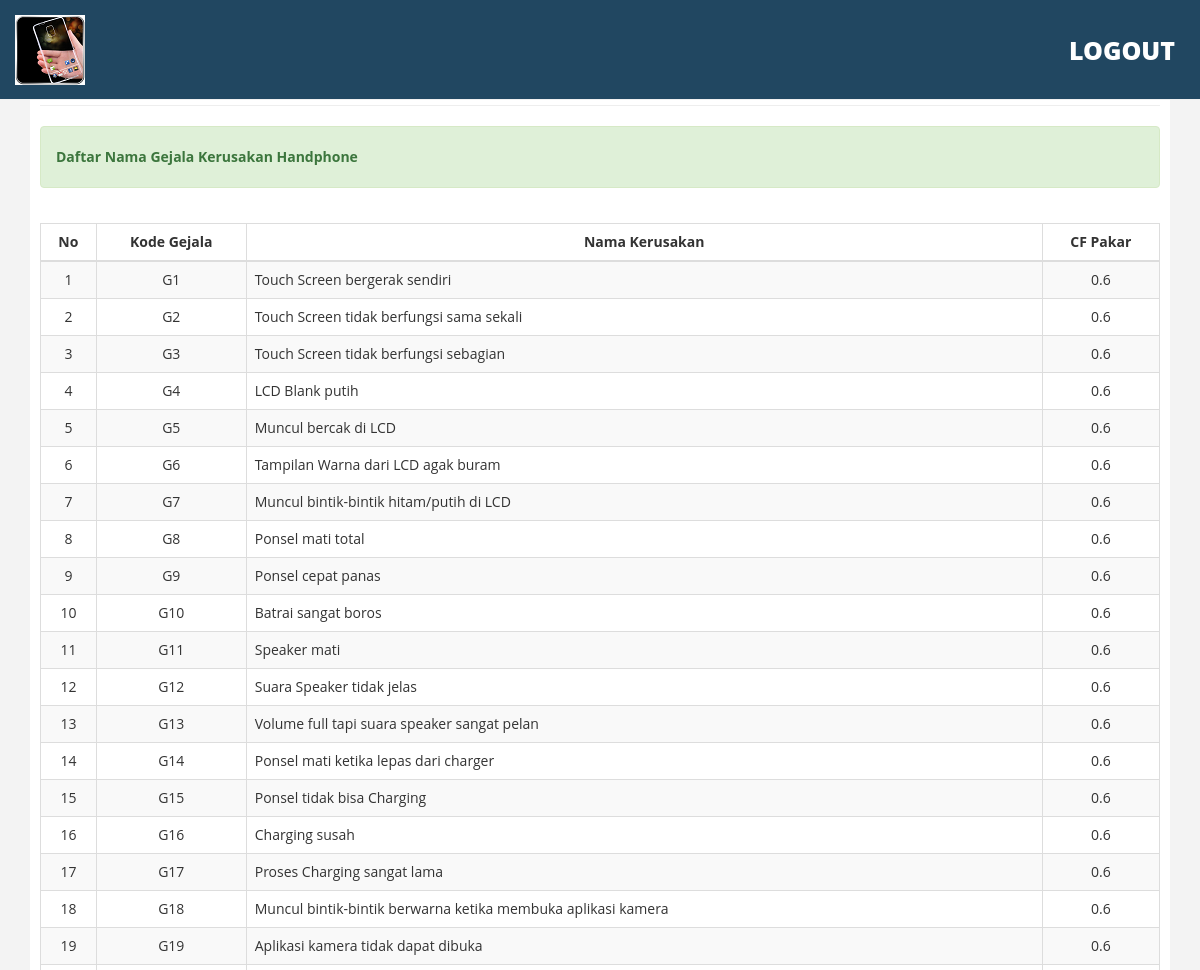
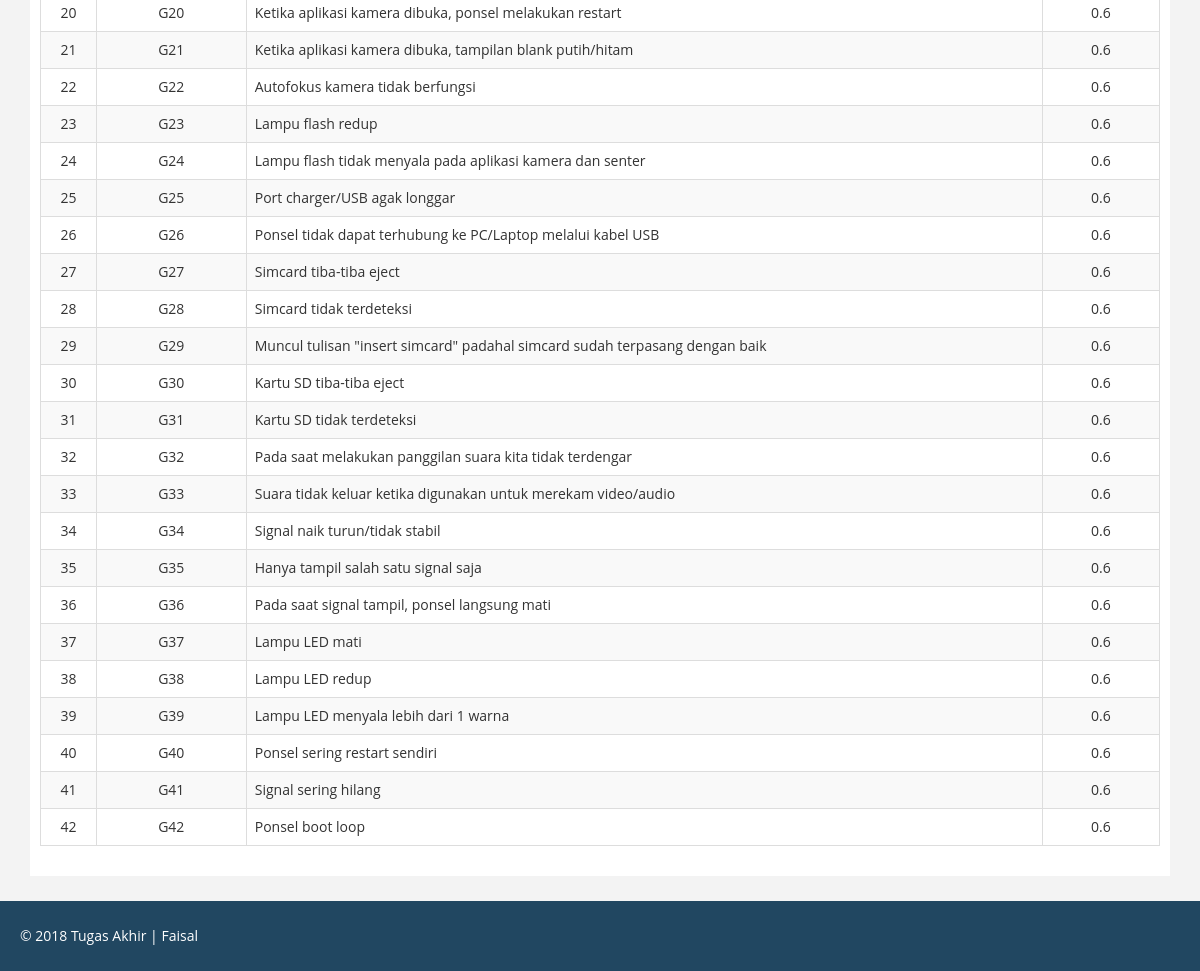
Page /index.php/admin_controller/lihat_gejala on the committed database (2 pictures, top to bottom).
### tables this page shows
CREATE TABLE IF NOT EXISTS `gejala_kerusakan` (
  `id` int(11) NOT NULL AUTO_INCREMENT,
  `nama` varchar(200) NOT NULL,
  `cf` double NOT NULL,
  `kode` varchar(5) NOT NULL,
  PRIMARY KEY (`id`),
  UNIQUE KEY `kode` (`kode`)
);

### application/controllers/Admin_controller.php (called while the page is built, shortened)
<?php
class Admin_controller extends CI_Controller
{
    function __construct()
    {
        $this->load->model('Admin_model');
    }
    function lihat_gejala()
    {
        $data['gejala'] = $this->Admin_model->lihatGejalaKerusakan();
        $data['footer'] = $this->load->view("admin/footer.php", '', TRUE);
        $data['header'] = $this->load->view("admin/header.php", '', TRUE);
        $this->load->view('admin/lihat_gejala', $data);
    }
}

### index.php (called while the page is built, shortened)
<?php
require_once BASEPATH.'core/CodeIgniter.php';

### application/models/Admin_model.php (called while the page is built, shortened)
<?php
class Admin_model extends CI_Model
{
    function lihatGejalaKerusakan()
    {
       $sql = "select * from gejala_kerusakan order by cast(replace(kode, 'G', '') as unsigned) asc";
       $query  = $this->db->query($sql);
        return $query->result_array();
    }
}

### application/views/admin/lihat_gejala.php (the view, shortened to what this page needs)
<!DOCTYPE html>
<html xmlns="http://www.w3.org/1999/xhtml">
<head>
	<link href="<?php echo base_url("assets/admin"); ?>/css/bootstrap.css" rel="stylesheet" />
	<link href="<?php echo base_url("assets/admin"); ?>/css/font-awesome.css" rel="stylesheet" />
	<link href="<?php echo base_url("assets/admin"); ?>/css/custom.css" rel="stylesheet" />
</head>
<body>
	<div id="wrapper">
		<?php echo $header;?>
		<div id="page-wrapper" >
			<div class="container">
				<div id="page-inner">
					<hr />
					<div class="row">
						<div class="col-lg-12">
							<div class="alert alert-success">
								<strong>Daftar Nama Gejala Kerusakan Handphone</strong>
							</div>
						</div>
					</div>
					<div class="row text-center pad-top">
						<div class="col-lg-12 col-md-12 col-sm-12 col-xs-6">
							<table class="table table-striped table-bordered">
								<thead>
									<tr>
										<th class="text-center">No</th>
										<th class="text-center">Kode Gejala</th>
										<th class="text-center">Nama Kerusakan</th>
										<th class="text-center">CF Pakar</th>
									</tr>
								</thead>
								<tbody>
									<?php foreach ($gejala as $key => $value): ?>
									<tr>
										<td class="text-center"><?php echo ($key+1) ?></td>
										<td class="text-center"><?php echo $value['kode']?></td>
										<td class="text-left"><?php echo $value['nama']?></td>
										<td class="text-center"><?php echo $value['cf']?></td>
									</tr>
									<?php endforeach ?>
								</tbody>
							</table>
						</div>
					</div>
				</div>
			</div>
		</div>
	</div>
	<?php echo $footer;?>
</body>
</html>

### application/views/admin/footer.php
<div class="footer">
         <div class="row">
            <div class="col-lg-12" >
               &copy;  <?php echo date("Y")?> Tugas Akhir | <a href="http://binarytheme.com" style="color:#fff;" target="_blank">Faisal</a>
            </div>
         </div>
     </div>

### application/views/admin/header.php (shortened to what this page needs)
<div class="navbar navbar-inverse navbar-fixed-top" style="position: absolute;">
          <div class="adjust-nav">
             <div class="navbar-header">
                <a class="navbar-brand" href="<?php echo base_url("admin"); ?>">
                <img src="<?php echo base_url("assets/admin"); ?>/img/logo.png" />
                </a>
             </div>
             <span class="logout-spn" >
             <a href="#" style="color:#fff;">LOGOUT</a>
             </span>
          </div>
       </div>

### assets/admin/css/custom.css (style rules this page uses)
body { font-family: 'Open Sans', sans-serif; line-height:30px; }
#wrapper { width: 100%; margin-top:50px; }
#page-wrapper { padding: 15px 0px; min-height: 600px; background:#F3F3F3; }
#page-inner { width:100%; margin:10px 20px 10px 0px; background-color:#fff!important; padding:10px; min-height:1050px; }
.pad-top { padding-top:15px; }
.navbar-inverse { background-color: #214761; border-color: #F0F0F0; min-height: 100px; }
.logout-spn { float:right; color:#fff; font-size:25px; font-weight:800; margin:20px; margin: 35px 25px 10px 50px; }
.logout-spn a { text-decoration:none; }
.footer { background-color:#214761; width:100%; color:#fff; padding:20px 50px 20px 50px; padding-left:20px; }
@media (min-width:768px) { #page-wrapper { padding: 15px 0px; min-height: 1050px; } }

### rows in the picture
gejala_kerusakan: kode "G1", nama "Touch Screen bergerak sendiri", cf "0.6"
gejala_kerusakan: kode "G2", nama "Touch Screen tidak berfungsi sama sekali", cf "0.6"
gejala_kerusakan: kode "G3", nama "Touch Screen tidak berfungsi sebagian", cf "0.6"
gejala_kerusakan: kode "G4", nama "LCD Blank putih", cf "0.6"
gejala_kerusakan: kode "G5", nama "Muncul bercak di LCD", cf "0.6"
gejala_kerusakan: kode "G6", nama "Tampilan Warna dari LCD agak buram", cf "0.6"
gejala_kerusakan: kode "G7", nama "Muncul bintik-bintik hitam/putih di LCD", cf "0.6"
gejala_kerusakan: kode "G8", nama "Ponsel mati total", cf "0.6"
gejala_kerusakan: kode "G9", nama "Ponsel cepat panas", cf "0.6"
gejala_kerusakan: kode "G10", nama "Batrai sangat boros", cf "0.6"
gejala_kerusakan: kode "G11", nama "Speaker mati", cf "0.6"
gejala_kerusakan: kode "G12", nama "Suara Speaker tidak jelas", cf "0.6"
gejala_kerusakan: kode "G13", nama "Volume full tapi suara speaker sangat pelan", cf "0.6"
gejala_kerusakan: kode "G14", nama "Ponsel mati ketika lepas dari charger", cf "0.6"
gejala_kerusakan: kode "G15", nama "Ponsel tidak bisa Charging", cf "0.6"
gejala_kerusakan: kode "G16", nama "Charging susah", cf "0.6"
gejala_kerusakan: kode "G17", nama "Proses Charging sangat lama", cf "0.6"
gejala_kerusakan: kode "G18", nama "Muncul bintik-bintik berwarna ketika membuka aplikasi kamera", cf "0.6"
gejala_kerusakan: kode "G19", nama "Aplikasi kamera tidak dapat dibuka", cf "0.6"
gejala_kerusakan: kode "G20", nama "Ketika aplikasi kamera dibuka, ponsel melakukan restart", cf "0.6"
gejala_kerusakan: kode "G21", nama "Ketika aplikasi kamera dibuka, tampilan blank putih/hitam", cf "0.6"
gejala_kerusakan: kode "G22", nama "Autofokus kamera tidak berfungsi", cf "0.6"
gejala_kerusakan: kode "G23", nama "Lampu flash redup", cf "0.6"
gejala_kerusakan: kode "G24", nama "Lampu flash tidak menyala pada aplikasi kamera dan senter", cf "0.6"
gejala_kerusakan: kode "G25", nama "Port charger/USB agak longgar", cf "0.6"
gejala_kerusakan: kode "G26", nama "Ponsel tidak dapat terhubung ke PC/Laptop melalui kabel USB", cf "0.6"
gejala_kerusakan: kode "G27", nama "Simcard tiba-tiba eject", cf "0.6"
gejala_kerusakan: kode "G28", nama "Simcard tidak terdeteksi", cf "0.6"
gejala_kerusakan: kode "G29", nama "Muncul tulisan \"insert simcard\" padahal simcard sudah terpasang dengan baik", cf "0.6"
gejala_kerusakan: kode "G30", nama "Kartu SD tiba-tiba eject", cf "0.6"
gejala_kerusakan: kode "G31", nama "Kartu SD tidak terdeteksi", cf "0.6"
gejala_kerusakan: kode "G32", nama "Pada saat melakukan panggilan suara kita tidak terdengar", cf "0.6"
gejala_kerusakan: kode "G33", nama "Suara tidak keluar ketika digunakan untuk merekam video/audio", cf "0.6"
gejala_kerusakan: kode "G34", nama "Signal naik turun/tidak stabil", cf "0.6"
gejala_kerusakan: kode "G35", nama "Hanya tampil salah satu signal saja", cf "0.6"
gejala_kerusakan: kode "G36", nama "Pada saat signal tampil, ponsel langsung mati", cf "0.6"
gejala_kerusakan: kode "G37", nama "Lampu LED mati", cf "0.6"
gejala_kerusakan: kode "G38", nama "Lampu LED redup", cf "0.6"
gejala_kerusakan: kode "G39", nama "Lampu LED menyala lebih dari 1 warna", cf "0.6"
gejala_kerusakan: kode "G40", nama "Ponsel sering restart sendiri", cf "0.6"
gejala_kerusakan: kode "G41", nama "Signal sering hilang", cf "0.6"
gejala_kerusakan: kode "G42", nama "Ponsel boot loop", cf "0.6"
